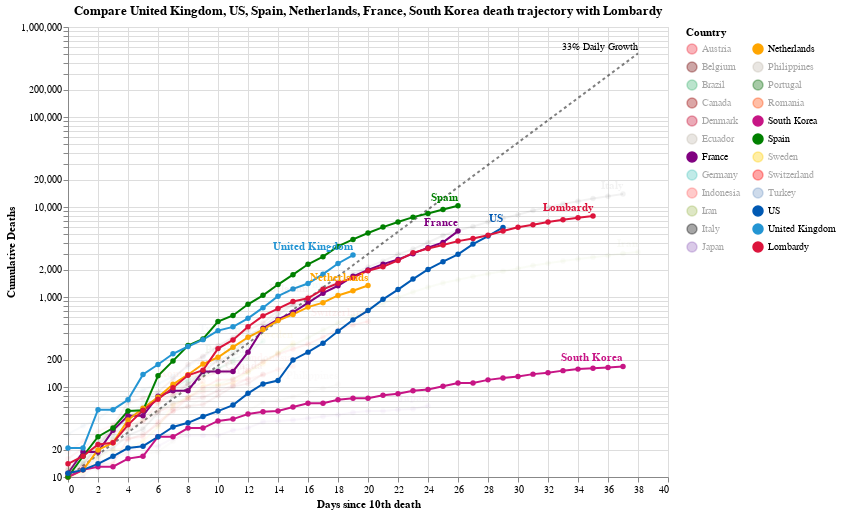

The code cell stored with this chart in its notebook:
### Markdown cell above
## Learning From Lombardy, Italy

Lombardy, a region of Italy with a population of only 10 million people, has reached over 8,000 deaths due to Covid-19. At its highest daily death toll, Lombardy had 546 deaths in one day. This shows that the virus has a high mortality rate even on a small demographic scale, likely due to overwhelmed healthcare services.

Where does your country stand in comparison to Lombardy?  

Click (Shift+ for multiple) on Countries legend to filter the visualization.

### Code cell
#hide_input
chart5 = make_since_chart(['United Kingdom', 'US', 'Spain', 'Netherlands', 'France', 'South Korea'], ['Lombardy'])
chart5

### Figure 1 — Vega-Lite specification as saved in the notebook (floating-point values rounded to 4 significant figures; data arrays with more than 128 entries replaced by an {"elided": "..."} marker saying what was removed)
{"config": {"view": {"continuousWidth": 400, "continuousHeight": 300}}, "layer": [{"mark": {"type": "line", "color": "black", "opacity": 0.5, "strokeDash": [3, 3]}, "encoding": {"x": {"type": "quantitative", "field": "Days since 10th death"}, "y": {"type": "quantitative", "field": "Confirmed Cases"}}}, {"mark": {"type": "text", "align": "right", "dy": -6, "fontSize": 10, "text": "33% Daily Growth"}, "encoding": {"x": {"type": "quantitative", "field": "Days since 10th death"}, "y": {"type": "quantitative", "field": "Confirmed Cases"}}, "transform": [{"filter": "(datum['Days since 10th death'] >= 38)"}]}, {"data": {"name": "data-cc4c2a984431ea3d93173ed55fac850b"}, "mark": {"type": "line", "point": true}, "encoding": {"color": {"type": "nominal", "field": "Country", "legend": {"columns": 2, "symbolLimit": 100}, "scale": {"domain": ["Austria", "Belgium", "Brazil", "Canada", "Denmark", "Ecuador", "France", "Germany", "Indonesia", "Iran", "Italy", "Japan", "Netherlands", "Philippines", "Portugal", "Romania", "South Korea", "Spain", "Sweden", "Switzerland", "Turkey", "US", "United Kingdom", "Lombardy"], "range": ["#ED2939", "#6f0000", "mediumseagreen", "#990000", "#C60C30", "#C1B7AD", "purple", "#4DC6BD", "#FF6666", "#A1BA59", "black", "#9467bd", "orange", "#C1B7AD", "#006600", "#FF4500", "#C71585", "green", "#FFCD00", "#ff0000", "#7499c7", "#0059B3", "#2495D3", "#DC143C"]}}, "opacity": {"condition": {"value": 1, "selection": "selector006"}, "value": 0.05}, "tooltip": [{"type": "nominal", "field": "Country"}, {"type": "temporal", "field": "Date"}, {"type": "quantitative", "field": "Confirmed Cases"}, {"type": "quantitative", "field": "Days since 10th death"}], "x": {"type": "quantitative", "field": "Days since 10th death"}, "y": {"type": "quantitative", "axis": {"title": "Cumulative Deaths"}, "field": "Confirmed Cases", "scale": {"type": "log"}}}, "height": 450, "selection": {"selector006": {"type": "multi", "fields": ["Country"], "bind": "legend", "init": [{"Country": "United Kingdom"}, {"Country": "US"}, {"Country": "Spain"}, {"Country": "Netherlands"}, {"Country": "France"}, {"Country": "South Korea"}, {"Country": "Lombardy"}]}}, "width": 600}, {"data": {"name": "data-cc4c2a984431ea3d93173ed55fac850b"}, "mark": {"type": "text", "align": "right", "dy": -8, "fontWeight": "bold"}, "encoding": {"color": {"type": "nominal", "field": "Country", "legend": {"columns": 2, "symbolLimit": 100}, "scale": {"domain": ["Austria", "Belgium", "Brazil", "Canada", "Denmark", "Ecuador", "France", "Germany", "Indonesia", "Iran", "Italy", "Japan", "Netherlands", "Philippines", "Portugal", "Romania", "South Korea", "Spain", "Sweden", "Switzerland", "Turkey", "US", "United Kingdom", "Lombardy"], "range": ["#ED2939", "#6f0000", "mediumseagreen", "#990000", "#C60C30", "#C1B7AD", "purple", "#4DC6BD", "#FF6666", "#A1BA59", "black", "#9467bd", "orange", "#C1B7AD", "#006600", "#FF4500", "#C71585", "green", "#FFCD00", "#ff0000", "#7499c7", "#0059B3", "#2495D3", "#DC143C"]}}, "opacity": {"condition": {"value": 1, "selection": "selector006"}, "value": 0.05}, "text": {"type": "nominal", "field": "Country"}, "tooltip": [{"type": "nominal", "field": "Country"}, {"type": "temporal", "field": "Date"}, {"type": "quantitative", "field": "Confirmed Cases"}, {"type": "quantitative", "field": "Days since 10th death"}], "x": {"type": "quantitative", "field": "Days since 10th death"}, "y": {"type": "quantitative", "axis": {"title": "Cumulative Deaths"}, "field": "Confirmed Cases", "scale": {"type": "log"}}}, "height": 450, "transform": [{"filter": "(datum['Date'] >= 1585785600000)"}], "width": 600}], "data": {"name": "data-0bfbb66248014eb92d9992bff88d76d4"}, "title": "Compare United Kingdom, US, Spain, Netherlands, France, South Korea death trajectory with Lombardy", "$schema": "https://vega.github.io/schema/vega-lite/v4.8.1.json", "datasets": {"data-0bfbb66248014eb92d9992bff88d76d4": [{"Days since 10th death": 0, "Confirmed Cases": 10.0}, {"Days since 10th death": 1, "Confirmed Cases": 13.3}, {"Days since 10th death": 2, "Confirmed Cases": 17.69}, {"Days since 10th death": 3, "Confirmed Cases": 23.53}, {"Days since 10th death": 4, "Confirmed Cases": 31.29}, {"Days since 10th death": 5, "Confirmed Cases": 41.62}, {"Days since 10th death": 6, "Confirmed Cases": 55.35}, {"Days since 10th death": 7, "Confirmed Cases": 73.61}, {"Days since 10th death": 8, "Confirmed Cases": 97.91}, {"Days since 10th death": 9, "Confirmed Cases": 130.2}, {"Days since 10th death": 10, "Confirmed Cases": 173.2}, {"Days since 10th death": 11, "Confirmed Cases": 230.3}, {"Days since 10th death": 12, "Confirmed Cases": 306.4}, {"Days since 10th death": 13, "Confirmed Cases": 407.4}, {"Days since 10th death": 14, "Confirmed Cases": 541.9}, {"Days since 10th death": 15, "Confirmed Cases": 720.7}, {"Days since 10th death": 16, "Confirmed Cases": 958.6}, {"Days since 10th death": 17, "Confirmed Cases": 1275.0}, {"Days since 10th death": 18, "Confirmed Cases": 1696.0}, {"Days since 10th death": 19, "Confirmed Cases": 2255.0}, {"Days since 10th death": 20, "Confirmed Cases": 2999.0}, {"Days since 10th death": 21, "Confirmed Cases": 3989.0}, {"Days since 10th death": 22, "Confirmed Cases": 5306.0}, {"Days since 10th death": 23, "Confirmed Cases": 7056.0}, {"Days since 10th death": 24, "Confirmed Cases": 9385.0}, {"Days since 10th death": 25, "Confirmed Cases": 12480.0}, {"Days since 10th death": 26, "Confirmed Cases": 16600.0}, {"Days since 10th death": 27, "Confirmed Cases": 22080.0}, {"Days since 10th death": 28, "Confirmed Cases": 29370.0}, {"Days since 10th death": 29, "Confirmed Cases": 39060.0}, {"Days since 10th death": 30, "Confirmed Cases": 51950.0}, {"Days since 10th death": 31, "Confirmed Cases": 69090.0}, {"Days since 10th death": 32, "Confirmed Cases": 91890.0}, {"Days since 10th death": 33, "Confirmed Cases": 122200.0}, {"Days since 10th death": 34, "Confirmed Cases": 162500.0}, {"Days since 10th death": 35, "Confirmed Cases": 216200.0}, {"Days since 10th death": 36, "Confirmed Cases": 287500.0}, {"Days since 10th death": 37, "Confirmed Cases": 382400.0}, {"Days since 10th death": 38, "Confirmed Cases": 508600.0}], "data-cc4c2a984431ea3d93173ed55fac850b": {"elided": "509 records"}}}
